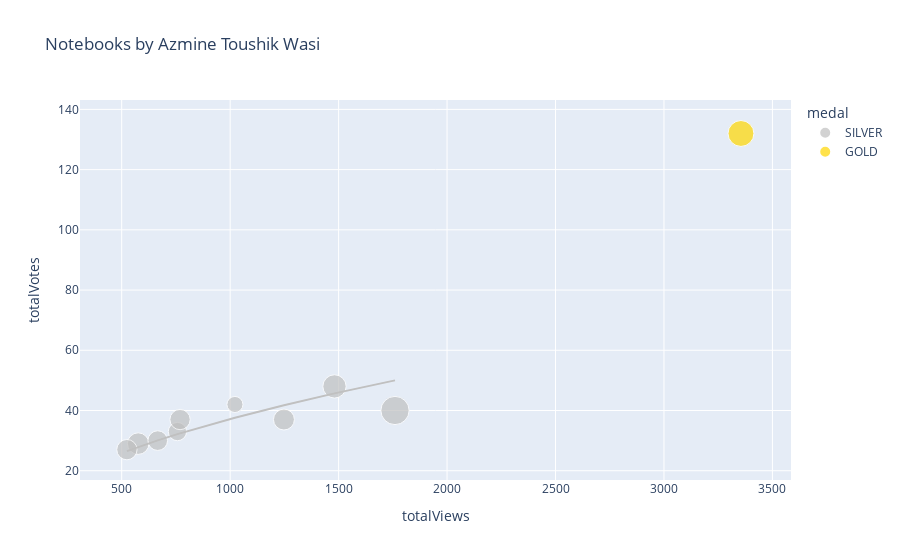

This figure's notebook cell:
### Markdown cell above
# Plotly Scatter Plot

You may want to tweak these settings depending on how many notebooks you have...

### Code cell
import plotly.express as px

df['totalComments'].fillna(0, inplace=True)
df['medal'].fillna('N/A', inplace=True)
df['size'] = df['totalComments'].clip(lower=1)
color_map = {
    'GOLD': 'gold',
    'SILVER': 'silver',
    'BRONZE': 'chocolate',
    'N/A': '#333'
}
px.scatter(
    df,
    'totalViews',
    'totalVotes',
    title=f'Notebooks by {df.author_displayName.get(0)}',
    log_x=False,
    log_y=False,
    color='medal',
    color_discrete_map=color_map,
    size='size',
    trendline='ols',
    trendline_options=dict(log_x=True, log_y=True, add_constant=False),
    #trendline='lowess', # Use for Locally Weighted Scatterplot Smoothing line
    #trendline_scope='overall', # Use this for one trendline
    hover_name='title',
    hover_data={
        'size': False,
        'totalViews': ':,.0f',
        'totalVotes': ':,.0f',
        'totalLines': ':,.0f',
        'totalComments': ':,.0f',
        'viewsPerVote': ':,.0f',
        'languageName': True,
        'versionNumber': True,
        'lastRun': True,
        'lastRunExecutionTimeSeconds': ':,.0f',
        'medal': True,
    })

### Figure 1 — Plotly figure (JSON) as saved in the notebook; plotly's stock layout.template omitted (floating-point values rounded to 4 significant figures)
{"data": [{"customdata": [[10, 342, 10, 23.79, "Python", 11, "Mon Jun 27 15:31:37 2022", 71, "SILVER"], [21, 380, 21, 30.24, "Python", 11, "Sat Jun 25 16:40:50 2022", 60, "SILVER"], [31, 274, 31, 42.95, "Python", 11, "Sat Jun 25 16:40:22 2022", 80, "SILVER"], [13, 567, 13, 22.29, "Python", 16, "Fri Jun 24 18:01:52 2022", 99, "SILVER"], [17, 536, 17, 32.87, "Python", 11, "Wed Jun 15 04:45:57 2022", 52, "SILVER"], [16, 354, 16, 20.26, "Python", 6, "Mon Jun  6 09:14:09 2022", 97, "SILVER"], [18, 596, 18, 19.23, "Python", 9, "Wed Jun  1 19:00:46 2022", 47, "SILVER"], [16, 279, 16, 18.75, "Python", 16, "Sun May 29 07:50:50 2022", 40, "SILVER"], [15, 461, 15, 21.52, "Python", 14, "Fri May 27 02:34:12 2022", 79, "SILVER"]], "hovertemplate": "<b>%{hovertext}</b><br><br>medal=%{customdata[8]}<br>totalViews=%{x:,.0f}<br>totalVotes=%{y:,.0f}<br>totalLines=%{customdata[1]:,.0f}<br>totalComments=%{customdata[2]:,.0f}<br>viewsPerVote=%{customdata[3]:,.0f}<br>languageName=%{customdata[4]}<br>versionNumber=%{customdata[5]}<br>lastRun=%{customdata[6]}<br>lastRunExecutionTimeSeconds=%{customdata[7]:,.0f}<extra></extra>", "hovertext": ["➡️ Intro to Cross Validation ✅ Different Methods", "▶️ Lionel Messi 📊 Extended EDA ⚽ Goals ", "▶️ Cristiano Ronaldo 📊 Extended EDA ⚽ Goals ", "Divorce Prediction & Analysis 📊 PCA,SHAP,TSNE,RFE", "UCL ⚽ EDA & Viz ⭐ 2021-22 ⭐ Players & Teams", "🛠 Feature Engineering ➡️ Tutorial  ⚙ Housing Data", "📋 Bias-Variance Tradeoff ➡️ with NumPy & Seaborn", " 📘 Coursera 📉 EDA, FE 📈 Analysis + Insights 📊", "Export Processing Zones - EDA+Statistical Analysis"], "legendgroup": "SILVER", "marker": {"color": "silver", "size": [10, 21, 31, 13, 17, 16, 18, 16, 15], "sizemode": "area", "sizeref": 0.0775, "symbol": "circle"}, "mode": "markers", "name": "SILVER", "orientation": "v", "showlegend": true, "type": "scatter", "x": [1022, 1481, 1760, 757, 1248, 769, 576, 524, 666], "xaxis": "x", "y": [42, 48, 40, 33, 37, 37, 29, 27, 30], "yaxis": "y"}, {"hovertemplate": "<b>OLS trendline</b><br>log10(totalVotes) = 0.523483 * log10(totalViews)<br>R<sup>2</sup>=0.999135<br><br>medal=SILVER<br>totalViews=%{x:,.0f}<br>totalVotes=%{y:,.0f} <b>(trend)</b><extra></extra>", "legendgroup": "SILVER", "marker": {"color": "silver", "symbol": "circle"}, "mode": "lines", "name": "SILVER", "showlegend": false, "type": "scatter", "x": [524, 576, 666, 757, 769, 1022, 1248, 1481, 1760], "xaxis": "x", "y": [26.52, 27.86, 30.06, 32.15, 32.41, 37.62, 41.77, 45.68, 50.0], "yaxis": "y"}, {"customdata": [[26, 357, 26, 25.23, "Python", 6, "Tue Jun 14 09:44:41 2022", 88, "GOLD"]], "hovertemplate": "<b>%{hovertext}</b><br><br>medal=%{customdata[8]}<br>totalViews=%{x:,.0f}<br>totalVotes=%{y:,.0f}<br>totalLines=%{customdata[1]:,.0f}<br>totalComments=%{customdata[2]:,.0f}<br>viewsPerVote=%{customdata[3]:,.0f}<br>languageName=%{customdata[4]}<br>versionNumber=%{customdata[5]}<br>lastRun=%{customdata[6]}<br>lastRunExecutionTimeSeconds=%{customdata[7]:,.0f}<extra></extra>", "hovertext": ["➡️ Intro to Imputation 🔍 Different Techniques"], "legendgroup": "GOLD", "marker": {"color": "gold", "size": [26], "sizemode": "area", "sizeref": 0.0775, "symbol": "circle"}, "mode": "markers", "name": "GOLD", "orientation": "v", "showlegend": true, "type": "scatter", "x": [3355], "xaxis": "x", "y": [132], "yaxis": "y"}, {"hovertemplate": "medal=GOLD<extra></extra>", "legendgroup": "GOLD", "marker": {"color": "gold", "symbol": "circle"}, "mode": "lines", "name": "GOLD", "showlegend": false, "type": "scatter", "xaxis": "x", "yaxis": "y"}], "layout": {"legend": {"itemsizing": "constant", "title": {"text": "medal"}, "tracegroupgap": 0}, "title": {"text": "Notebooks by Azmine Toushik Wasi"}, "xaxis": {"anchor": "y", "domain": [0, 1], "title": {"text": "totalViews"}}, "yaxis": {"anchor": "x", "domain": [0, 1], "title": {"text": "totalVotes"}}}}
